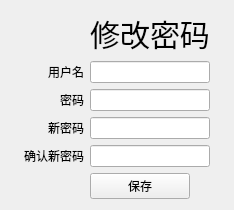
                     <widget class="QWidget" name="re_password_page">
                      <layout class="QGridLayout" name="gridLayout_5">
                       <item row="0" column="0">
                        <widget class="QLabel" name="label_9">
                         <property name="text">
                          <string/>
                         </property>
                        </widget>
                       </item>
                       <item row="0" column="1">
                        <layout class="QGridLayout" name="gridLayout_4">
                         <item row="4" column="0">
                          <widget class="QLabel" name="label_8">
                           <property name="text">
                            <string>确认新密码</string>
                           </property>
                           <property name="alignment">
                            <set>Qt::AlignRight|Qt::AlignTrailing|Qt::AlignVCenter</set>
                           </property>
                          </widget>
                         </item>
                         <item row="2" column="1">
                          <widget class="QLineEdit" name="lineEdit_re_oldpw">
                           <property name="maximumSize">
                            <size>
                             <width>16777215</width>
                             <height>30</height>
                            </size>
                           </property>
                           <property name="echoMode">
                            <enum>QLineEdit::Password</enum>
                           </property>
                          </widget>
                         </item>
                         <item row="1" column="1">
                          <widget class="QLineEdit" name="lineEdit_re_username">
                           <property name="maximumSize">
                            <size>
                             <width>16777215</width>
                             <height>30</height>
                            </size>
                           </property>
                           <property name="echoMode">
                            <enum>QLineEdit::Normal</enum>
                           </property>
                           <property name="readOnly">
                            <bool>true</bool>
                           </property>
                          </widget>
                         </item>
                         <item row="5" column="1">
                          <widget class="QPushButton" name="re_save">
                           <property name="maximumSize">
                            <size>
                             <width>100</width>
                             <height>16777215</height>
                            </size>
                           </property>
                           <property name="text">
                            <string>保存</string>
                           </property>
                          </widget>
                         </item>
                         <item row="2" column="0">
                          <widget class="QLabel" name="label_6">
                           <property name="text">
                            <string>密码</string>
                           </property>
                           <property name="alignment">
                            <set>Qt::AlignRight|Qt::AlignTrailing|Qt::AlignVCenter</set>
                           </property>
                          </widget>
                         </item>
                         <item row="3" column="1">
                          <widget class="QLineEdit" name="lineEdit_re_newpw">
                           <property name="maximumSize">
                            <size>
                             <width>16777215</width>
                             <height>30</height>
                            </size>
                           </property>
                           <property name="echoMode">
                            <enum>QLineEdit::Password</enum>
                           </property>
                          </widget>
                         </item>
                         <item row="1" column="0">
                          <widget class="QLabel" name="label">
                           <property name="text">
                            <string>用户名</string>
                           </property>
                           <property name="alignment">
                            <set>Qt::AlignRight|Qt::AlignTrailing|Qt::AlignVCenter</set>
                           </property>
                          </widget>
                         </item>
                         <item row="3" column="0">
                          <widget class="QLabel" name="label_7">
                           <property name="text">
                            <string>新密码</string>
                           </property>
                           <property name="alignment">
                            <set>Qt::AlignRight|Qt::AlignTrailing|Qt::AlignVCenter</set>
                           </property>
                          </widget>
                         </item>
                         <item row="4" column="1">
                          <widget class="QLineEdit" name="lineEdit_re_snewpw">
                           <property name="maximumSize">
                            <size>
                             <width>16777215</width>
                             <height>30</height>
                            </size>
                           </property>
                           <property name="echoMode">
                            <enum>QLineEdit::Password</enum>
                           </property>
                          </widget>
                         </item>
                         <item row="0" column="1">
                          <widget class="QLabel" name="label_re_pw">
                           <property name="maximumSize">
                            <size>
                             <width>16777215</width>
                             <height>200</height>
                            </size>
                           </property>
                           <property name="font">
                            <font>
                             <family>Segoe UI</family>
                             <pointsize>-1</pointsize>
                             <italic>false</italic>
                             <bold>false</bold>
                            </font>
                           </property>
                           <property name="styleSheet">
                            <string notr="true">font-size: 30px;</string>
                           </property>
                           <property name="text">
                            <string>修改密码</string>
                           </property>
                           <property name="alignment">
                            <set>Qt::AlignCenter</set>
                           </property>
                          </widget>
                         </item>
                        </layout>
                       </item>
                       <item row="0" column="2">
                        <widget class="QLabel" name="label_10">
                         <property name="text">
                          <string/>
                         </property>
                        </widget>
                       </item>
                      </layout>
                     </widget>
